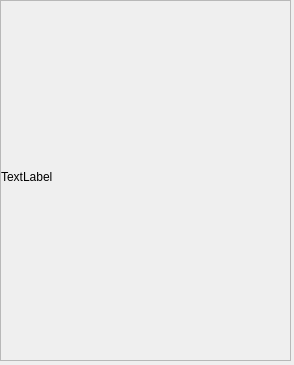
<?xml version="1.0" encoding="UTF-8"?>
<ui version="4.0">
 <class>textDetailWidget</class>
 <widget class="QWidget" name="textDetailWidget">
  <property name="geometry">
   <rect>
    <x>0</x>
    <y>0</y>
    <width>294</width>
    <height>365</height>
   </rect>
  </property>
  <property name="windowTitle">
   <string>Form</string>
  </property>
  <widget class="QScrollArea" name="scrollArea">
   <property name="geometry">
    <rect>
     <x>0</x>
     <y>0</y>
     <width>291</width>
     <height>361</height>
    </rect>
   </property>
   <property name="widgetResizable">
    <bool>true</bool>
   </property>
   <widget class="QWidget" name="scrollAreaWidgetContents">
    <property name="geometry">
     <rect>
      <x>0</x>
      <y>0</y>
      <width>289</width>
      <height>359</height>
     </rect>
    </property>
    <widget class="QWidget" name="widget" native="true">
     <property name="geometry">
      <rect>
       <x>0</x>
       <y>0</y>
       <width>291</width>
       <height>361</height>
      </rect>
     </property>
     <widget class="QLabel" name="textLabel">
      <property name="geometry">
       <rect>
        <x>0</x>
        <y>0</y>
        <width>281</width>
        <height>351</height>
       </rect>
      </property>
      <property name="text">
       <string>TextLabel</string>
      </property>
     </widget>
    </widget>
   </widget>
  </widget>
 </widget>
 <resources/>
 <connections/>
</ui>
